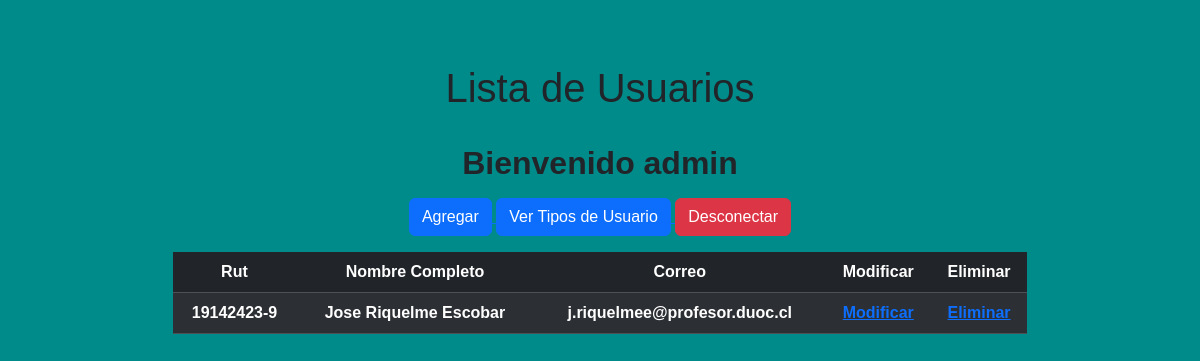
The page /newPage/crud (signed in) on the database its author committed.
### newPage/models.py (models this page shows, shortened)
class Usuario(models.Model):
    rut = models.CharField(max_length=10, primary_key=True)
    nombre = models.CharField(max_length=50, blank=False, null=False)
    appPaterno = models.CharField(max_length=30, blank=False, null=False)
    appMaterno = models.CharField(max_length=30, blank=False, null=False)
    fechaNacimiento = models.DateField(blank=False, null=False)
    tipoUsuario = models.ForeignKey(
        'tipoUsuario', on_delete=models.CASCADE, db_column='idTipo')
    correo = models.EmailField(
        unique=True, blank=False, null=False, max_length=100)
    telefono = models.CharField(max_length=10, blank=False, null=False)
    activo = models.IntegerField()

### newPage/views.py (the view)
# urls.py: path("crud", views.crud, name="crud"),
def crud(request):
    usuario = Usuario.objects.all()
    context = {"usuario": usuario}
    return render(request, "pages/user_list.html", context)

### newPage/templates/pages/user_list.html (shortened to what this page needs)
<!DOCTYPE html>
<html lang="en">
<head>
    {% load bootstrap5 %}
    {% load static %}
    {% bootstrap_css %}
    <link rel="stylesheet" href="{% static 'css/styles.css'%}">
</head>
<body>
    <div class="container">
        <div class="row">
            <div class="col-lg-10 p-5 mt-3 mx-auto text-center table-responsive">
                <h1>Lista de Usuarios</h1><br>
                {% if request.session.nombreUsuario%}
                <div class='h2 fw-bold mb-3'>
                    Bienvenido {{request.session.nombreUsuario}} <br>
                </div>
                {% endif%}
                <a href="{% url 'userAdd' %}">
                    <button type="button" class="btn btn-primary">Agregar</button>
                </a>
                <a href="{% url 'crudTipo' %}">
                    <button type="button" class="btn btn-primary">Ver Tipos de Usuario</button>
                </a>
                <a href="{% url 'logout' %}">
                    <button type="button" class="btn btn-danger">Desconectar</button>
                </a>
                <table class="table table-dark table-striped mt-3">
                    {% if usuario %}
                    <thead>
                        <th>Rut</th>
                        <th>Nombre Completo</th>
                        <th>Correo</th>
                        <th>Modificar</th>
                        <th>Eliminar</th>
                    </thead>
                    <tbody>
                        {% for user in usuario %}
                        <tr>
                            <td>{{user.rut}}</td>
                            <td>{{user.nombre}} {{user.appPaterno}} {{user.appMaterno}}</td>
                            <td>{{user.correo}}</td>
                            <td><a href="{% url 'userEdit' pk=user.rut%}">Modificar</a></td>
                            <td><a href="{% url 'userDel' pk=user.rut%}">Eliminar</a></td>
                        </tr>
                        {% endfor %}
                    </tbody>
                    {% endif %}
                </table>
            </div>
        </div>
    </div>
</body>
</html>

### newPage/static/css/styles.css (style rules this page uses)
body { background-color: darkcyan; font-size: 30; font-weight: bolder; font-family: Arial, Helvetica, sans-serif; }

### rows shown on the page
Usuario: rut "19142423-9", nombre "Jose", appPaterno "Riquelme", appMaterno "Escobar", correo "j.riquelmee@profesor.duoc.cl"

### other values the page prints
{{ request.session.nombreUsuario }} "admin"
